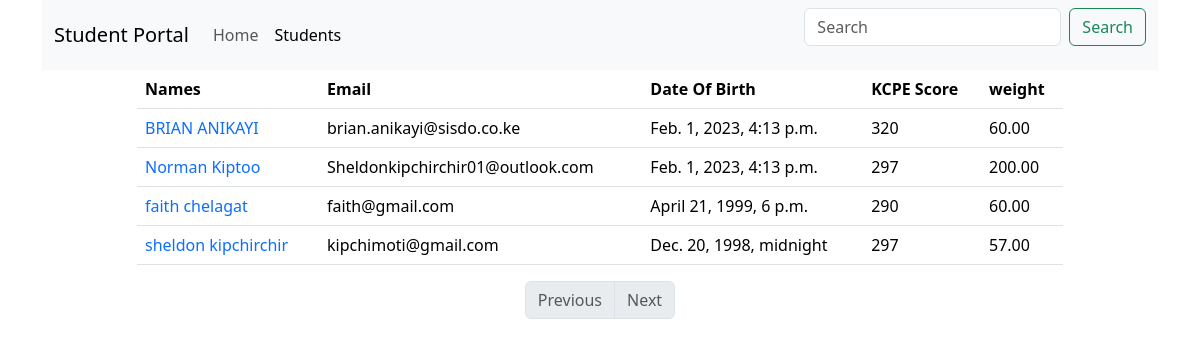
Page /show/ (signed in) on the earlier database version.
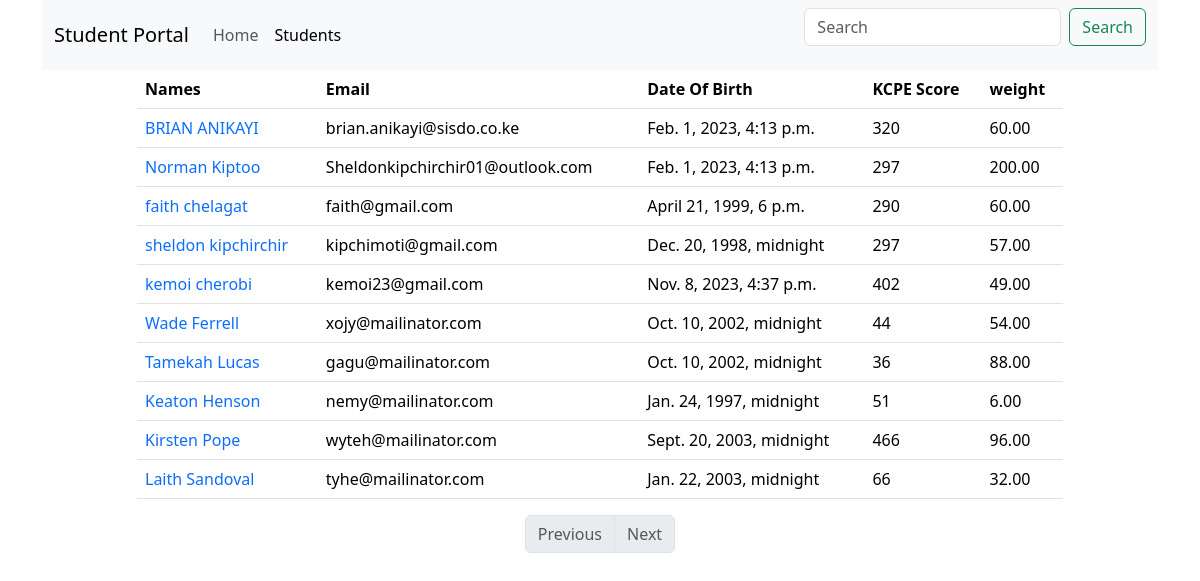
Same page on the later database version.
### main_app/models.py (models this page shows, shortened)
class Student(models.Model):
    first_name = models.CharField(max_length=25)
    last_name = models.CharField(max_length=25)
    dob = models.DateTimeField()
    email = models.EmailField(unique=True)
    weight = models.DecimalField(max_digits=5, decimal_places=2)
    is_spoty = models.BooleanField(default=False)
    kcpe_score = models.IntegerField()
    profile_pic = models.ImageField(upload_to=generate_unique_name, null=True, default="students/student.png")
    created_at = models.DateTimeField(auto_now_add=True)
    updated_at = models.DateTimeField(auto_now=True)

### main_app/views.py (the view)
# urls.py: path('show/', views.show_students, name='show'),
@login_required  # decorators
def show_students(request):
    data = Student.objects.all()
    paginator = Paginator(data, 50)
    page_number = request.GET.get('page')
    data = paginator.get_page(page_number)
    return render(request, 'display.html', {'students': data})

### templates/display.html (shortened to what this page needs)
<div class="container">
   {% extends 'base.html' %}
{% load crispy_forms_filters %}
{% block content %}
    {% include 'navbar.html' %}
    <div class="row justify-content-center">
        <div class="col-sm-10">
            <table class="table">
                <thead>
                <tr>
                    <th>Names</th>
                    <th>Email</th>
                    <th>Date Of Birth</th>
                    <th>KCPE Score</th>
                    <th>weight</th>
                </tr>
                </thead>
                <tbody>
                {% for student in students %}
                    <tr>
                        <td><a href="{% url 'details' student.id %}" class="text-decoration-none">{{ student.first_name }} {{ student.last_name }}</a> </td>
                        <td>{{ student.email }}</td>
                        <td>{{  student.dob}}</td>
                        <td>{{ student.kcpe_score }}</td>
                        <td>{{ student.weight }}</td>
                    </tr>
                {% endfor %}
                </tbody>
            </table>
         <nav aria-label="Page navigation example">
                    <ul class="pagination justify-content-center">
                        {% if students.has_previous %}
                            <li class="page-item">
                                <a class="page-link" href='?page={{ students.previous_page_number }}'>Previous</a>
                            </li>
                        {% else %}
                            <li class="page-item disabled">
                                <a class="page-link" href='' tabindex="-1" aria-disabled="True">Previous</a>
                            </li>
                        {% endif %}
                        {% if students.has_next %}
                            <li class="page-item">
                                <a class="page-link" href='?page={{ students.next_page_number }}'>Next</a>
                            </li>
                        {% else %}
                            <li class="page-item disabled">
                                <a class="page-link" href='' tabindex="-1" aria-disabled="True">Next</a>
                            </li>
                        {% endif %}
                    </ul>
                </nav>
        </div>
    </div>
</div>
{% endblock %}

Differences in the rows shown:
added Student: first_name "kemoi", last_name "cherobi", email "kemoi23@gmail.com", dob "Nov. 8, 2023, 4:37 p.m.", kcpe_score "402", weight "49.00"
added Student: first_name "Wade", last_name "Ferrell", email "xojy@mailinator.com", dob "Oct. 10, 2002, midnight", kcpe_score "44", weight "54.00"
added Student: first_name "Tamekah", last_name "Lucas", email "gagu@mailinator.com", dob "Oct. 10, 2002, midnight", kcpe_score "36", weight "88.00"
added Student: first_name "Keaton", last_name "Henson", email "nemy@mailinator.com", dob "Jan. 24, 1997, midnight", kcpe_score "51", weight "6.00"
added Student: first_name "Kirsten", last_name "Pope", email "wyteh@mailinator.com", dob "Sept. 20, 2003, midnight", kcpe_score "466", weight "96.00"
added Student: first_name "Laith", last_name "Sandoval", email "tyhe@mailinator.com", dob "Jan. 22, 2003, midnight", kcpe_score "66", weight "32.00"
